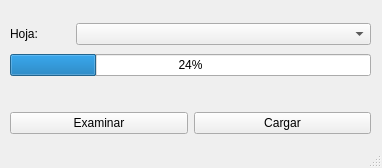
<?xml version="1.0" encoding="UTF-8"?>
<ui version="4.0">
 <class>MainWindow</class>
 <widget class="QMainWindow" name="MainWindow">
  <property name="geometry">
   <rect>
    <x>0</x>
    <y>0</y>
    <width>382</width>
    <height>168</height>
   </rect>
  </property>
  <property name="windowTitle">
   <string>Cargar Pedido</string>
  </property>
  <widget class="QWidget" name="centralwidget">
   <widget class="QWidget" name="">
    <property name="geometry">
     <rect>
      <x>10</x>
      <y>110</y>
      <width>361</width>
      <height>27</height>
     </rect>
    </property>
    <layout class="QHBoxLayout" name="horizontalLayout">
     <item>
      <widget class="QPushButton" name="button1">
       <property name="text">
        <string>Examinar</string>
       </property>
      </widget>
     </item>
     <item>
      <widget class="QPushButton" name="button2">
       <property name="text">
        <string>Cargar</string>
       </property>
      </widget>
     </item>
    </layout>
   </widget>
   <widget class="QWidget" name="">
    <property name="geometry">
     <rect>
      <x>10</x>
      <y>20</y>
      <width>361</width>
      <height>61</height>
     </rect>
    </property>
    <layout class="QVBoxLayout" name="verticalLayout">
     <item>
      <layout class="QHBoxLayout" name="horizontalLayout_2">
       <item>
        <widget class="QLabel" name="label_file">
         <property name="maximumSize">
          <size>
           <width>40</width>
           <height>40</height>
          </size>
         </property>
         <property name="layoutDirection">
          <enum>Qt::LeftToRight</enum>
         </property>
         <property name="text">
          <string>Hoja:</string>
         </property>
        </widget>
       </item>
       <item>
        <spacer name="horizontalSpacer">
         <property name="orientation">
          <enum>Qt::Horizontal</enum>
         </property>
         <property name="sizeType">
          <enum>QSizePolicy::Fixed</enum>
         </property>
         <property name="sizeHint" stdset="0">
          <size>
           <width>20</width>
           <height>20</height>
          </size>
         </property>
        </spacer>
       </item>
       <item>
        <widget class="QComboBox" name="comboBox"/>
       </item>
      </layout>
     </item>
     <item>
      <widget class="QProgressBar" name="progressBar">
       <property name="inputMethodHints">
        <set>Qt::ImhNone</set>
       </property>
       <property name="value">
        <number>24</number>
       </property>
      </widget>
     </item>
    </layout>
   </widget>
  </widget>
  <widget class="QStatusBar" name="statusbar"/>
  <action name="actionAbrir">
   <property name="text">
    <string>Abrir</string>
   </property>
  </action>
 </widget>
 <resources/>
 <connections/>
</ui>
